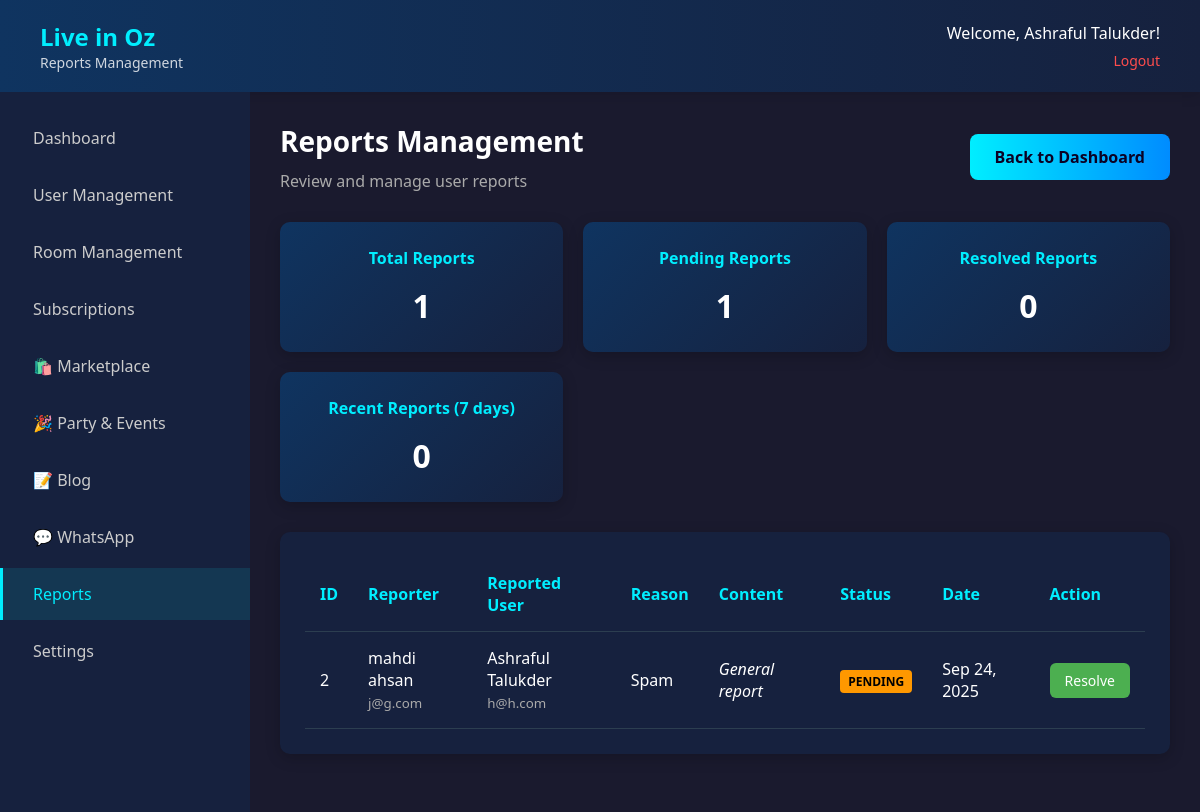
The page /admin/reports.php (signed in) on the database its author committed.
### tables this page shows
CREATE TABLE `reports` (
  `id` int(11) NOT NULL,
  `reporter_id` int(11) NOT NULL,
  `reported_user_id` int(11) DEFAULT NULL,
  `message_id` int(11) DEFAULT NULL,
  `dm_message_id` int(11) DEFAULT NULL,
  `reason` varchar(50) NOT NULL,
  `details` text DEFAULT NULL,
  `status` enum('pending','reviewed','resolved') DEFAULT 'pending',
  `created_at` timestamp NOT NULL DEFAULT current_timestamp(),
  `reviewed_at` timestamp NULL DEFAULT NULL,
  `reviewed_by` int(11) DEFAULT NULL,
  PRIMARY KEY (`id`)
);

CREATE TABLE `users` (
  `id` int(11) NOT NULL,
  `first_name` varchar(50) NOT NULL,
  `last_name` varchar(50) NOT NULL,
  `profile_picture` varchar(255) DEFAULT NULL,
  `email` varchar(100) NOT NULL,
  `password` varchar(255) NOT NULL,
  `created_at` timestamp NOT NULL DEFAULT current_timestamp(),
  `updated_at` timestamp NOT NULL DEFAULT current_timestamp() ON UPDATE current_timestamp(),
  `is_active` tinyint(1) DEFAULT 1,
  `role` enum('user','admin') DEFAULT 'user',
  `is_verified` tinyint(1) DEFAULT 0,
  `user_type` enum('chat_only','full_access') DEFAULT 'full_access',
  `room_posts_count` int(11) DEFAULT 0,
  `available_posts` int(11) NOT NULL DEFAULT 3,
  `plan_type` enum('free','basic','premium') DEFAULT 'free',
  `plan_expires_at` timestamp NULL DEFAULT NULL,
  `active_listings_limit` int(11) DEFAULT 1,
  `boost_credits` int(11) DEFAULT 1,
  PRIMARY KEY (`id`)
);

### admin/admin_auth.php (called while the page is built, shortened)
<?php
function getReportsStatistics($pdo) {
    try {
        $stmt = $pdo->query("SELECT COUNT(*) as total FROM reports");
        $totalReports = $stmt->fetch(PDO::FETCH_ASSOC)['total'];
        $stmt = $pdo->query("SELECT COUNT(*) as pending FROM reports WHERE status = 'pending'");
        $pendingReports = $stmt->fetch(PDO::FETCH_ASSOC)['pending'];
        $stmt = $pdo->query("SELECT COUNT(*) as resolved FROM reports WHERE status = 'resolved'");
        $resolvedReports = $stmt->fetch(PDO::FETCH_ASSOC)['resolved'];
        $stmt = $pdo->query("SELECT COUNT(*) as recent FROM reports WHERE created_at >= DATE_SUB(NOW(), INTERVAL 7 DAY)");
        $recentReports = $stmt->fetch(PDO::FETCH_ASSOC)['recent'];
        return [
            'total' => $totalReports,
            'pending' => $pendingReports,
            'resolved' => $resolvedReports,
            'recent' => $recentReports
        ];
    } catch (Exception $e) {
        error_log("Error getting reports statistics: " . $e->getMessage());
        return [
            'total' => 0,
            'pending' => 0,
            'resolved' => 0,
            'recent' => 0
        ];
    }
}
?>

### admin/reports.php (the view, shortened to what this page needs)
<?php
require_once '../config.php';
require_once 'admin_auth.php';
$pdo = getDBConnection();
$reportsStats = getReportsStatistics($pdo);
$page = isset($_GET['page']) ? (int)$_GET['page'] : 1;
$perPage = 20;
$offset = ($page - 1) * $perPage;
try {
    $stmt = $pdo->prepare("
        SELECT
            r.id,
            r.reason,
            r.details,
            r.status,
            r.created_at,
            r.reviewed_at,
            ru.first_name as reported_first_name,
            ru.last_name as reported_last_name,
            ru.email as reported_email,
            rep.first_name as reporter_first_name,
            rep.last_name as reporter_last_name,
            rep.email as reporter_email,
            COALESCE(cm.message, dm.message) as reported_content
        FROM reports r
        LEFT JOIN users ru ON r.reported_user_id = ru.id
        LEFT JOIN users rep ON r.reporter_id = rep.id
        LEFT JOIN chat_messages cm ON r.message_id = cm.id
        LEFT JOIN dm_messages dm ON r.dm_message_id = dm.id
        ORDER BY r.created_at DESC
        LIMIT :limit OFFSET :offset
    ");
    $stmt->bindValue(':limit', $perPage, PDO::PARAM_INT);
    $stmt->bindValue(':offset', $offset, PDO::PARAM_INT);
    $stmt->execute();
    $reports = $stmt->fetchAll(PDO::FETCH_ASSOC);
} catch (Exception $e) {
    $message = 'Error loading reports: ' . $e->getMessage();
    $messageType = 'error';
    $reports = [];
    $totalPages = 1;
}
?>
<!DOCTYPE html>
<html lang="en">
<head>
</head>
<body>
    <div class="header">
        <div class="logo">
            <h1>Live in Oz</h1>
            <p>Reports Management</p>
        </div>
        <div class="user-info">
            <p>Welcome, <?php echo htmlspecialchars($_SESSION['first_name'] . ' ' . $_SESSION['last_name']); ?>!</p>
            <a href="logout.php">Logout</a>
        </div>
    </div>
    <div class="container">
        <div class="sidebar">
            <ul>
               <li><a href="dashboard.php">Dashboard</a></li>
                <li><a href="users.php">User Management</a></li>
                <li><a href="rooms.php">Room Management</a></li>
                 <li><a href="subscriptions.php">Subscriptions</a></li>
                <li><a href="marketplace_review.php">🛍️ Marketplace</a></li>
                <li><a href="events_review.php">🎉 Party & Events</a></li>
                <li><a href="blog.php">📝 Blog</a></li>
                <li><a href="whatsapp.php">💬 WhatsApp</a></li>
                <li><a href="reports.php"  class="active">Reports</a></li>
                <li><a href="#">Settings</a></li>
            </ul>
        </div>
        <div class="main-content">
            <div class="page-title">
                <div>
                    <h2>Reports Management</h2>
                    <p>Review and manage user reports</p>
                </div>
                <a href="dashboard.php" class="btn">Back to Dashboard</a>
            </div>
            <div class="stats-container">
                <div class="stat-card">
                    <h3>Total Reports</h3>
                    <div class="number"><?php echo $reportsStats['total']; ?></div>
                </div>
                <div class="stat-card">
                    <h3>Pending Reports</h3>
                    <div class="number"><?php echo $reportsStats['pending']; ?></div>
                </div>
                <div class="stat-card">
                    <h3>Resolved Reports</h3>
                    <div class="number"><?php echo $reportsStats['resolved']; ?></div>
                </div>
                <div class="stat-card">
                    <h3>Recent Reports (7 days)</h3>
                    <div class="number"><?php echo $reportsStats['recent']; ?></div>
                </div>
            </div>
            <div class="reports-table">
                <?php if (count($reports) > 0): ?>
                    <table>
                        <thead>
                            <tr>
                                <th>ID</th>
                                <th>Reporter</th>
                                <th>Reported User</th>
                                <th>Reason</th>
                                <th>Content</th>
                                <th>Status</th>
                                <th>Date</th>
                                <th>Action</th>
                            </tr>
                        </thead>
                        <tbody>
                            <?php foreach ($reports as $report): ?>
                                <tr>
                                    <td><?php echo htmlspecialchars($report['id']); ?></td>
                                    <td>
                                        <div><?php echo htmlspecialchars($report['reporter_first_name'] . ' ' . $report['reporter_last_name']); ?></div>
                                        <small style="color: #aaa;"><?php echo htmlspecialchars($report['reporter_email']); ?></small>
                                    </td>
                                    <td>
                                        <div><?php echo htmlspecialchars($report['reported_first_name'] . ' ' . $report['reported_last_name']); ?></div>
                                        <small style="color: #aaa;"><?php echo htmlspecialchars($report['reported_email']); ?></small>
                                    </td>
                                    <td><?php echo htmlspecialchars(ucfirst(str_replace('_', ' ', $report['reason']))); ?></td>
                                    <td>
                                        <?php if ($report['reported_content']): ?>
                                            <div style="max-width: 150px; overflow: hidden; text-overflow: ellipsis; white-space: nowrap;">
                                                <?php echo htmlspecialchars(substr($report['reported_content'], 0, 30)); ?><?php echo strlen($report['reported_content']) > 30 ? '...' : ''; ?>
                                            </div>
                                        <?php else: ?>
                                            <em>General report</em>
                                        <?php endif; ?>
                                    </td>
                                    <td>
                                        <span class="status-badge status-<?php echo $report['status']; ?>">
                                            <?php echo ucfirst($report['status']); ?>
                                        </span>
                                    </td>
                                    <td><?php echo date('M j, Y', strtotime($report['created_at'])); ?></td>
                                    <td>
                                        <?php if ($report['status'] === 'pending'): ?>
                                            <form method="POST" style="display: inline;">
                                                <button type="submit" class="resolve-btn">Resolve</button>
                                            </form>
                                        <?php else: ?>
                                            <span style="color: #aaa;">Resolved</span>
                                        <?php endif; ?>
                                    </td>
                                </tr>
                            <?php endforeach; ?>
                        </tbody>
                    </table>
                <?php else: ?>
                    <p>No reports found.</p>
                <?php endif; ?>
            </div>
        </div>
    </div>
</body>
</html>

### admin/reports.php (style rules this page uses)
* { margin: 0; padding: 0; box-sizing: border-box; font-family: 'Segoe UI', Tahoma, Geneva, Verdana, sans-serif; }
body { background: #1a1a2e; color: #fff; min-height: 100vh; }
.header { background: linear-gradient(90deg, #0f3460, #16213e); padding: 20px 40px; display: flex; justify-content: space-between; align-items: center; box-shadow: 0 4px 12px rgba(0, 0, 0, 0.1); }
.logo h1 { font-size: 24px; color: #00eeff; }
.logo p { font-size: 14px; opacity: 0.8; }
.user-info { text-align: right; }
.user-info p { margin-bottom: 5px; }
.user-info a { color: #ff4d4d; text-decoration: none; font-size: 14px; }
.container { display: flex; min-height: calc(100vh - 80px); }
.sidebar { width: 250px; background: #16213e; padding: 20px 0; }
.sidebar ul { list-style: none; }
.sidebar ul li { margin-bottom: 5px; }
.sidebar ul li a { display: block; padding: 15px 30px; color: #ccc; text-decoration: none; transition: all 0.3s ease; border-left: 3px solid transparent; }
.sidebar ul li a:hover, .sidebar ul li a.active { background: rgba(0, 238, 255, 0.1); color: #00eeff; border-left: 3px solid #00eeff; }
.main-content { flex: 1; padding: 30px; }
.page-title { margin-bottom: 30px; display: flex; justify-content: space-between; align-items: center; }
.page-title h2 { font-size: 28px; margin-bottom: 10px; }
.page-title p { color: #aaa; }
.stats-container { display: grid; grid-template-columns: repeat(auto-fit, minmax(240px, 1fr)); gap: 20px; margin-bottom: 30px; }
.stat-card { background: linear-gradient(135deg, #0f3460, #16213e); border-radius: 10px; padding: 25px; box-shadow: 0 4px 15px rgba(0, 0, 0, 0.2); transition: transform 0.3s ease; text-align: center; }
.stat-card h3 { font-size: 16px; margin-bottom: 15px; color: #00eeff; }
.stat-card .number { font-size: 32px; font-weight: 700; }
.btn { padding: 12px 25px; background: linear-gradient(90deg, #00eeff, #008cff); color: #0b0124; border: none; border-radius: 8px; cursor: pointer; font-weight: 600; text-decoration: none; display: inline-block; font-size: 16px; transition: all 0.3s ease; }
.reports-table { background: #16213e; border-radius: 10px; padding: 25px; box-shadow: 0 4px 15px rgba(0, 0, 0, 0.2); overflow-x: auto; }
table { width: 100%; border-collapse: collapse; }
th, td { padding: 15px; text-align: left; border-bottom: 1px solid #2c3e50; }
th { color: #00eeff; font-weight: 600; }
.status-badge { padding: 3px 8px; border-radius: 4px; font-size: 12px; font-weight: 600; text-transform: uppercase; }
.status-pending { background: #ff9800; color: #000; }
.resolve-btn { background: #4caf50; color: white; border: none; padding: 8px 15px; border-radius: 6px; cursor: pointer; font-size: 14px; transition: all 0.3s ease; }

### rows shown on the page
reports: id "2", users.first_name+last_name "mahdi ahsan", users.email "j@g.com", users.first_name+last_name "Ashraful Talukder", users.email "h@h.com", reason "Spam", status "PENDING", created_at "Sep 24, 2025"

### other values the page prints
$_SESSION['first_name'] . ' ' . $_SESSION['last_name'] "Ashraful Talukder"
$reportsStats['total'] "1"
$reportsStats['pending'] "1"
$reportsStats['resolved'] "0"
$reportsStats['recent'] "0"
